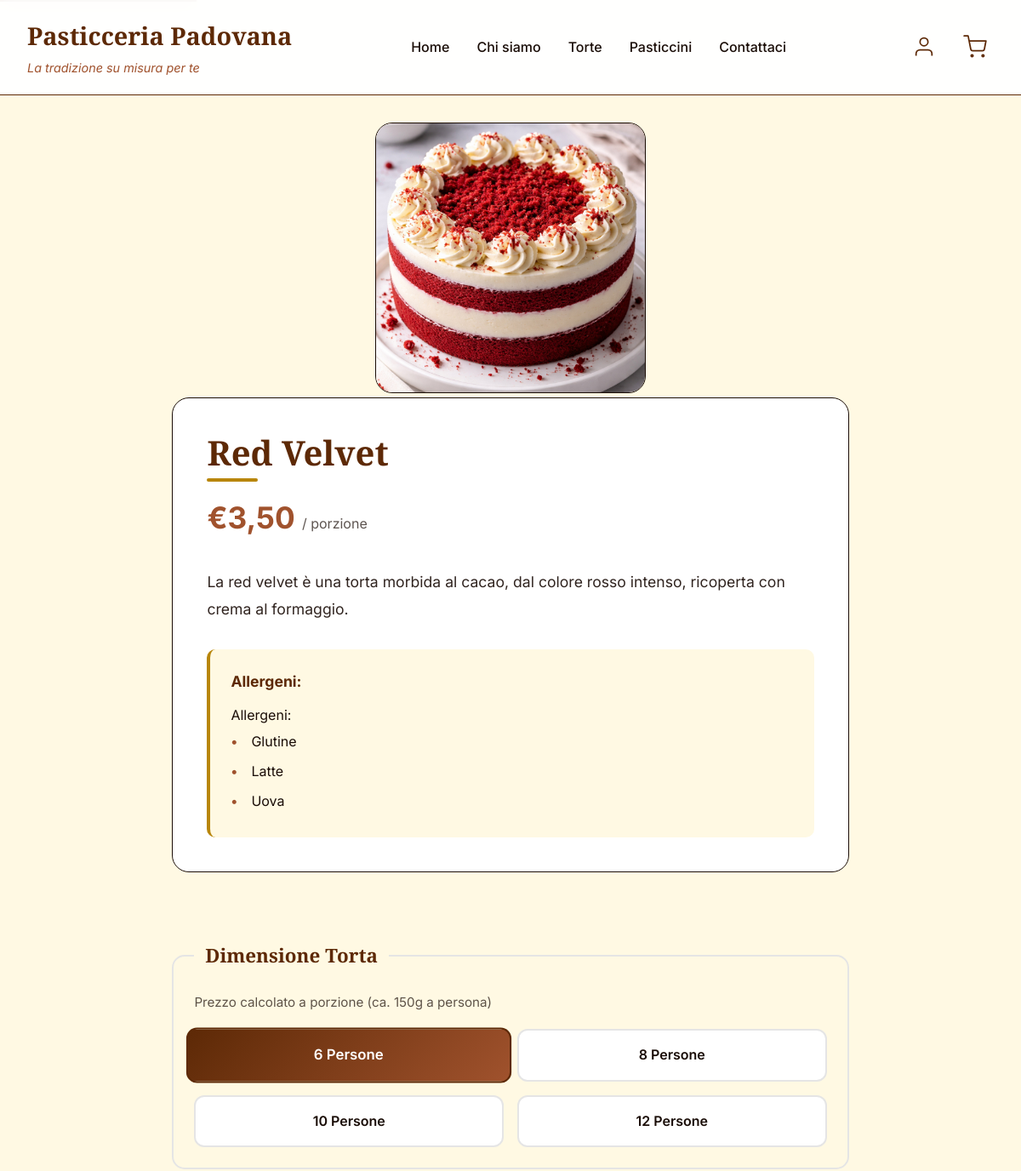
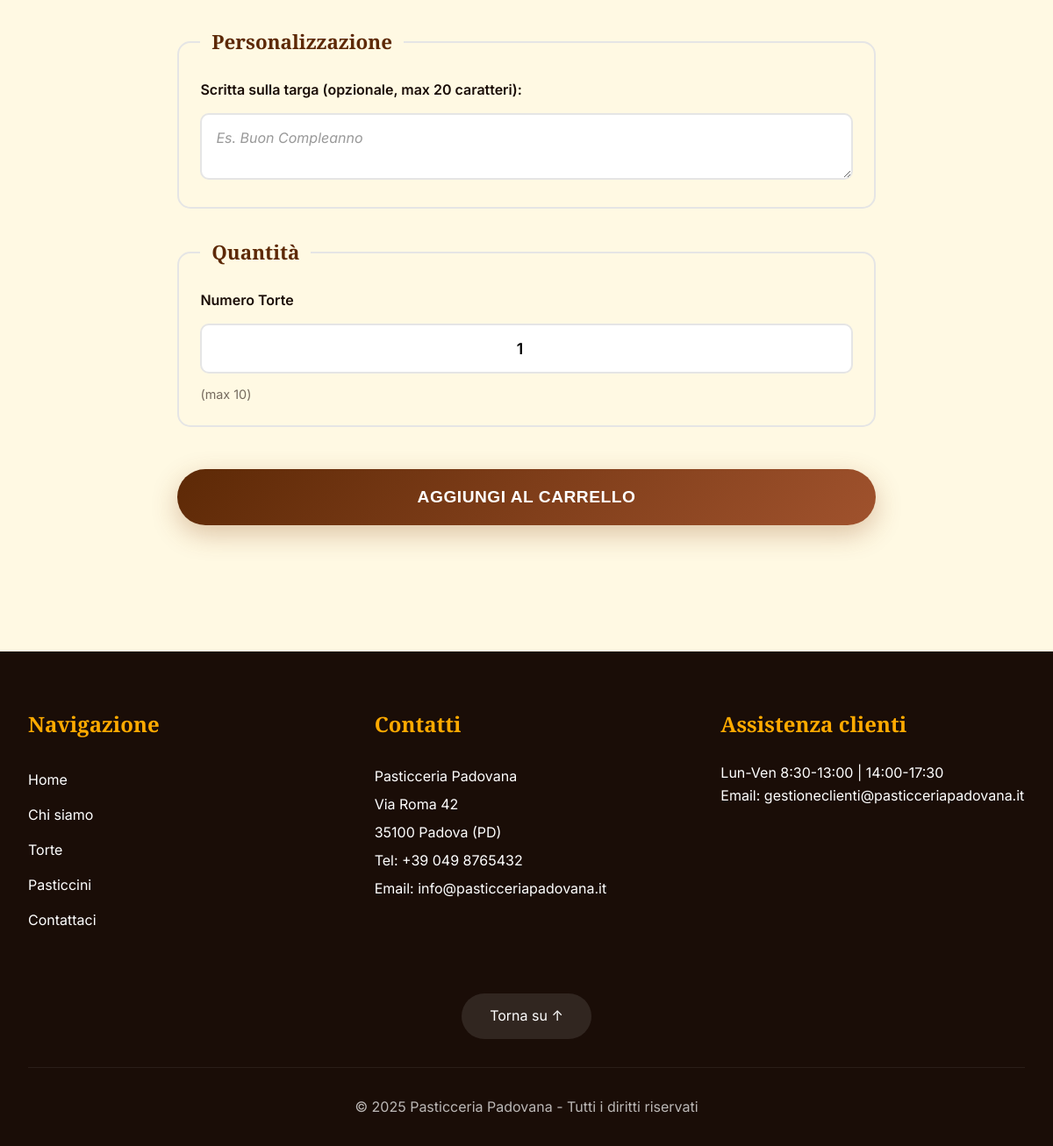
/dettagli?ID=1, run on the app's committed database (2 pictures, top to bottom).
### tables this page shows
CREATE TABLE item (
  id int NOT NULL AUTO_INCREMENT,
  tipo ENUM('torta', 'pasticcino') NOT NULL,     
  nome varchar(30) NOT NULL,
  descrizione varchar(1024),
  prezzo DECIMAL(10,2) NOT NULL,  
  immagine varchar(255),
  testo_alternativo varchar(255),
  attivo boolean NOT NULL DEFAULT TRUE,
  PRIMARY KEY(id)
);

### site/php/dbConnection.php (called while the page is built, shortened)
<?php
class DBAccess{
    private $connection;
    public function openDBConnection(){
        try {
            $host = getenv('MYSQLHOST')     ?: (defined('DB_HOST')     ? DB_HOST     : null);
            $user = getenv('MYSQLUSER')     ?: (defined('DB_USER')     ? DB_USER     : null);
            $pass = getenv('MYSQLPASSWORD') ?: (defined('DB_PASSWORD') ? DB_PASSWORD : null);
            $db   = getenv('MYSQLDATABASE') ?: (defined('DB_NAME')     ? DB_NAME     : null);
            $port = getenv('MYSQLPORT')     ?: (defined('DB_PORT')     ? DB_PORT     : 3306);
            $this->connection = mysqli_connect($host, $user, $pass, $db, (int)$port);
            $this->connection->set_charset("utf8mb4");
            return true;
        } catch (mysqli_sql_exception $e) {
            return false;
        }
    }
    public function getItemDetail($ID){
        $querySelect = "SELECT id, nome, prezzo, descrizione, immagine, tipo FROM item WHERE id=?";
        $stmt = mysqli_prepare($this->connection, $querySelect);
        mysqli_stmt_bind_param($stmt, "i", $ID);
        mysqli_stmt_execute($stmt);
        $queryResult = mysqli_stmt_get_result($stmt);
        if (mysqli_num_rows($queryResult) > 0){
            $itemDetails = mysqli_fetch_assoc($queryResult);
            $queryAllergeni = "SELECT allergene FROM item_allergico WHERE item=?";
            $stmtAllergeni = mysqli_prepare($this->connection, $queryAllergeni);
            mysqli_stmt_bind_param($stmtAllergeni, "i", $ID);
            mysqli_stmt_execute($stmtAllergeni);
            $resultAllergeni = mysqli_stmt_get_result($stmtAllergeni);
            $listaAllergeni = array();
            if (mysqli_num_rows($resultAllergeni) > 0){
                while ($row = mysqli_fetch_assoc($resultAllergeni)){
                    array_push($listaAllergeni, $row['allergene']);
                }
            } else {
                $listaAllergeni = null;
            }
            $itemDetails['allergeni'] = $listaAllergeni;
            return $itemDetails;
        } else {
            return null;
        }
    }
}
?>

### site/php/dettagli.php (the view, shortened to what this page needs)
<?php
require_once "dbConnection.php";
$paginaHTML = file_get_contents( __DIR__ .'/../html/dettagli.html');
$db = new DBAccess();
$connessione = $db->openDBConnection();
$tipoBreadcrumb="";
$nome="";
$ID="";
$listaAllergeni= "";
$Itemdetails= "";
$formAcquisto="";
if(isset($_GET['ID']) && is_numeric($_GET['ID'])){
    $ID = $_GET['ID'];
} else {
    die("Errore: ID prodotto non valido.");
}
if($connessione){
    $Item = $db->getItemDetail($ID);
    if ($Item != null){
        $nome = htmlspecialchars($Item['nome']);
        $allergeniArray = $Item['allergeni'];
        if(!empty($allergeniArray)){
            $listaAllergeni = "<ul class=\"listaAllergeni\">Allergeni:";
            foreach($allergeniArray as $allergene){
                $listaAllergeni .= "<li>".htmlspecialchars($allergene)."</li>";
            }
            $listaAllergeni .= "</ul>";
        } else {
            $listaAllergeni = "";
        }
        $tipoItem = strtolower($Item['tipo']);
        $prezzoFormatted = number_format($Item['prezzo'], 2, ',', '.');
        $etichettaUnit = ($tipoItem === 'torta') ? "/ porzione" : "cad.";
        $labelQuantita = ($tipoItem === 'torta') ? "Numero Torte" : "Numero Pezzi";
        $imgSrc = "";
        if (!empty($Item['immagine'])) {
            $imgSrc = "site/img/" . $Item['immagine'];
        } else {
            $imgSrc = "site/img/placeholder.jpeg";
        }
        $Itemdetails .= "<figure>
                         <img src=\"" . htmlspecialchars($imgSrc) . "\" class=\"cornice\">
                      </figure>
                      <section class=\"infoItem\">
                          <h2>".htmlspecialchars($Item['nome'])."</h2>
                          <data value=\"" . $Item['prezzo'] . "\" class=\"prezzoItem\">€" . $prezzoFormatted . " <small>" . $etichettaUnit . "</small></data>
                          <p>".htmlspecialchars($Item['descrizione'])."</p>
                          " . $listaAllergeni . "
                      </section>";
        $formAcquisto .= "<section class=\"acquistoItem\">
                <form method=\"post\" action=\"carrello\">
                    <input type=\"hidden\" name=\"ID\" value=\"".htmlspecialchars($Item['id'])."\">";
        if($tipoItem === 'torta'){
            $tipoBreadcrumb = "<a href=\"torte\">Torte</a>";
            $formAcquisto .= "<fieldset class=\"opzioniTorta\">
                    <legend>Dimensione Torta</legend>
                    <p>Prezzo calcolato a porzione (ca. 150g a persona)</p>
                    <div class=\"porzioni\">
                        <input type=\"radio\" id=\"p6\" name=\"porzione\" value=\"6\" checked>
                        <label for=\"p6\">6 Persone</label>
                        <input type=\"radio\" id=\"p8\" name=\"porzione\" value=\"8\">
                        <label for=\"p8\">8 Persone</label>
                        <input type=\"radio\" id=\"p10\" name=\"porzione\" value=\"10\">
                        <label for=\"p10\">10 Persone</label>
                        <input type=\"radio\" id=\"p12\" name=\"porzione\" value=\"12\">
                        <label for=\"p12\">12 Persone</label>
                    </div>
                    </fieldset>";
            $formAcquisto .= "<fieldset class=\"personalizzazione\">
                        <legend>Personalizzazione</legend>
                        <div id=\"campoTarga\">
                            <label for=\"testoTarga\">Scritta sulla targa (opzionale, max 20 caratteri):</label>
                            <textarea id=\"testoTarga\" name=\"testoTarga\" maxlength=\"20\" rows=\"2\" placeholder=\"Es. Buon Compleanno\"></textarea>
                        </div>
                    </fieldset>";
        } else if($tipoItem === 'pasticcino'){
            $tipoBreadcrumb = "<a href=\"pasticcini\">Pasticcini</a>";
        }
        $maxQuantita = '';
        if($tipoItem === 'torta'){
            $maxQuantita = 10;
        } elseif($tipoItem === 'pasticcino'){
            $maxQuantita = 50;
        }
        $formAcquisto .= "<fieldset class=\"boxQuantita\">
                            <legend>Quantità</legend>
                            <div class=\"campoQuantita\">
                                <label for=\"quantita\">" . $labelQuantita . "</label>
                                <input type=\"number\" id=\"quantita\" min=\"1\" max=\"$maxQuantita\" value=\"1\" name=\"quantita\" required>
                                <small>(max $maxQuantita)</small>
                            </div>
                          </fieldset>";
        $formAcquisto .= "<button type=\"submit\" aria-label=\"Aggiungi ".htmlspecialchars($Item['nome'])." al carrello\">Aggiungi al carrello</button>
                        </form>
                        </section>";
    } else {
        $Itemdetails = "<p class='errore'>Prodotto non trovato.</p>";
        $nome = "Errore";
    }
} else {
    $Itemdetails = "<p class='errore'>Errore di connessione al database.</p>";
}
$paginaHTML = str_replace("[DettagliItem]", $Itemdetails, $paginaHTML);
$paginaHTML = str_replace("[tipoBreadcrumb]", $tipoBreadcrumb, $paginaHTML);
$paginaHTML = str_replace("[Item]", $nome, $paginaHTML);
$paginaHTML = str_replace("[formAcquisto]", $formAcquisto, $paginaHTML);
echo $paginaHTML;
?>

### site/css/mini.css (style rules this page uses)
.cornice { width: 100%; }
.product-container { width: 100%; }

### site/css/print.css (style rules this page uses)
* { padding: 0em; margin: 0em; }
body { font-family: "Georgia", "Times New Roman", Times, serif; color: black; background: none; font-size: 12pt; line-height: 1.5; overflow-x: hidden; }
nav#menu, button, .back-to-top, .skip-link, .header-icons, #navigazione-footer { display: none; }
h1, h2, h3, h4, h5, h6 { color: black; }
h1 { font-size: 18pt; }
h2 { font-size: 16pt; }
a { text-decoration: none; color: black; }
#logo h1 { font-size: 20pt; color: black; }
#logo p { color: black; }
.header-content { max-width: 100%; padding: 1.2rem 2rem; display: block; }
footer { background: none; color: black; }
.footer-content { max-width: 100%; page-break-inside: avoid; }
footer h2 { color: black; font-size: 16pt; }
footer a { color: black; }
#navigazione-footer a { display: inline-block; position: relative; }
#copyright { border-top: 1px solid black; opacity: 0.7; }

### data on the page
item: paginaHTML "Pasticceria Padovana La tradizione su misura per te Home Chi siamo Torte Pasticcini Contattaci Navigazione Home Chi siamo Torte Pasticcini Contattaci Contatti Pasticceria Padovana Via Roma 42 35100 Padova (PD) Tel: +39 049 8765432 Email: info@pasticceriapadovana.it Assistenza clienti Lun-Ven 8:30-13:00 | 14:00-17:30 Email: gestioneclienti@pasticceriapadovana.it Torna su ↑ © 2025 Pasticceria Padovana - Tutti i diritti riservati", immagine (picture), nome "Red Velvet", prezzo "3,50", tipo "/ porzione", descrizione "La red velvet è una torta morbida al cacao, dal colore rosso intenso, ricoperta con crema al formaggio.", tipo "Numero Torte", tipo "10"

### other printed values
$allergene "Glutine"
$allergene "Latte"
$allergene "Uova"
